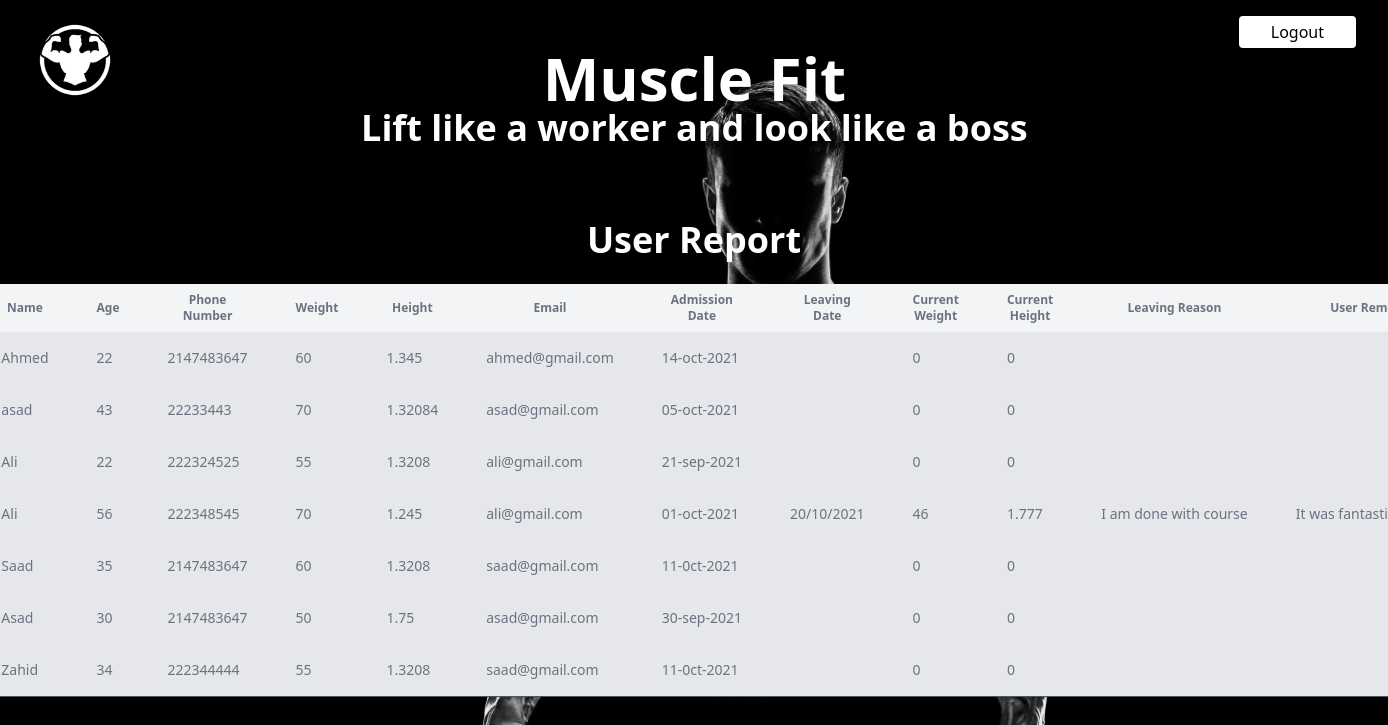
/report.php (signed in), run on the app's committed database.
### tables this page shows
CREATE TABLE `users` (
  `id` int(11) NOT NULL,
  `name` varchar(1000) NOT NULL,
  `age` int(11) NOT NULL,
  `phone` int(11) NOT NULL,
  `weight` float NOT NULL,
  `height` float NOT NULL,
  `email` varchar(1000) NOT NULL,
  `admission_date` varchar(500) NOT NULL,
  `password` varchar(100) NOT NULL,
  `fees` tinyint(1) NOT NULL DEFAULT 0,
  `leaving_date` varchar(100) NOT NULL,
  `current_weight` float NOT NULL,
  `current_height` float NOT NULL,
  `leaving_reason` varchar(1000) NOT NULL,
  `user_remarks` varchar(1000) NOT NULL
);

### report.php (the view, shortened to what this page needs)
<?php
$conn = new mysqli("localhost", "root", "" , "gym");
$sql = "SELECT * FROM users ORDER BY id DESC";
$result = $conn->query($sql);
?>
<!DOCTYPE html>
<html lang="en">
<head>
    <link href="https://unpkg.com/tailwindcss@^2/dist/tailwind.min.css" rel="stylesheet">
</head>
<body >
<div>
<div class="flex-container">
    <div>
        <a href="admin_panel.php">
            <img src="logo.png" alt="" width="150px" height="150px">
        </a>
    </div>
    <div class="my-12 ml-auto mr-auto ">
        <h1 class="text-6xl font-extrabold text-center text-white "> Muscle Fit </h1>
        <h1 class="text-4xl font-bold text-center text-white "> Lift like a worker and look like a boss </h1>
    </div>
    <div class="flex flex-row-reverse ">
            <div >
                <button class="px-8 py-1 mt-4 mr-8 text-black bg-white rounded ">
                     <a  href="logout.php"> Logout</a>
                </button>
            </div>
        </div>
</div>
    <div class="container flex justify-center mx-auto " >
        <div class="border-b border-gray-600 shadow " id="user_list" >
                <h1 class=" text-4xl font-bold text-center text-white my-6 ">User Report</h1>
                <table class="bg-gray-100 rounded-2xl ">
                    <thead>
                        <tr>
                            <th class="px-6 py-2 text-xs text-gray-500">
                                Name
                            </th>
                            <th class="px-6 py-2 text-xs text-gray-500">
                                Age
                            </th>
                            <th class="px-6 py-2 text-xs text-gray-500">
                                Phone Number
                            </th>
                            <th class="px-6 py-2 text-xs text-gray-500">
                                Weight
                            </th>
                            <th class="px-6 py-2 text-xs text-gray-500">
                                Height
                            </th>
                            <th class="px-6 py-2 text-xs text-gray-500">
                                Email
                            </th>
                            <th class="px-6 py-2 text-xs text-gray-500">
                                Admission Date
                            </th>
                            <th class="px-6 py-2 text-xs text-gray-500">
                                Leaving Date
                            </th>
                            <th class="px-6 py-2 text-xs text-gray-500">
                                Current Weight
                            </th>
                            <th class="px-6 py-2 text-xs text-gray-500">
                                Current Height
                            </th>
                            <th class="px-6 py-2 text-xs text-gray-500">
                                Leaving Reason
                            </th>
                            <th class="px-6 py-2 text-xs text-gray-500">
                                User Remarks
                            </th>
                        </tr>
                    </thead>
                    <tbody class="bg-gray-200">
                    <?php
                        while($user = $result->fetch_assoc()){
                       ?>
                            <tr class="whitespace-nowrap">
                            <td class="px-6 py-4 text-sm text-gray-500">
                                <?php echo $user ['name']?>
                            </td>
                            <td class="px-6 py-4 text-sm text-gray-500">
                                <?php echo $user ['age']?>
                            </td>
                            <td class="px-6 py-4 text-sm text-gray-500">
                                <?php echo $user ['phone']?>
                            </td>
                            <td class="px-6 py-4 text-sm text-gray-500">
                                <?php echo $user ['weight']?>
                            </td>
                            <td class="px-6 py-4 text-sm text-gray-500">
                                <?php echo $user ['height']?>
                            </td>
                            <td class="px-6 py-4 text-sm text-gray-500">
                                <?php echo $user ['email']?>
                            </td>
                            <td class="px-6 py-4 text-sm text-gray-500">
                                <?php echo $user ['admission_date']?>
                            </td>
                            <td class="px-6 py-4 text-sm text-gray-500">
                                <?php echo $user ['leaving_date']?>
                            </td>
                            <td class="px-6 py-4 text-sm text-gray-500">
                                <?php echo $user ['current_weight']?>
                            </td>
                            <td class="px-6 py-4 text-sm text-gray-500">
                                <?php echo $user ['current_height']?>
                            </td>
                            <td class="px-6 py-4 text-sm text-gray-500">
                                <?php echo $user ['leaving_reason']?>
                            </td>
                            <td class="px-6 py-4 text-sm text-gray-500">
                                <?php echo $user ['user_remarks']?>
                            </td>
                        </tr>
                        <?php
                            }
                        ?>
                    </tbody>
                </table>
            </div>
        </div>
</body>
</html>

### report.php (style rules this page uses)
body { background-image: url("gym1.jpg"); background-size: cover; }
.flex-container { display: flex; justify-content:left; }
* { box-sizing: border-box; }

### data on the page
users: name "Ahmed", age "22", phone "2147483647", weight "60", height "1.345", email "ahmed@gmail.com", admission_date "14-oct-2021", current_weight "0", current_height "0"
users: name "asad", age "43", phone "22233443", weight "70", height "1.32084", email "asad@gmail.com", admission_date "05-oct-2021", current_weight "0", current_height "0"
users: name "Ali", age "22", phone "222324525", weight "55", height "1.3208", email "ali@gmail.com", admission_date "21-sep-2021", current_weight "0", current_height "0"
users: name "Ali", age "56", phone "222348545", weight "70", height "1.245", email "ali@gmail.com", admission_date "01-oct-2021", leaving_date "20/10/2021", current_weight "46", current_height "1.777", leaving_reason "I am done with course", user_remarks "It was…"
users: name "Saad", age "35", phone "2147483647", weight "60", height "1.3208", email "saad@gmail.com", admission_date "11-0ct-2021", current_weight "0", current_height "0"
users: name "Asad", age "30", phone "2147483647", weight "50", height "1.75", email "asad@gmail.com", admission_date "30-sep-2021", current_weight "0", current_height "0"
users: name "Zahid", age "34", phone "222344444", weight "55", height "1.3208", email "saad@gmail.com", admission_date "11-0ct-2021", current_weight "0", current_height "0"
